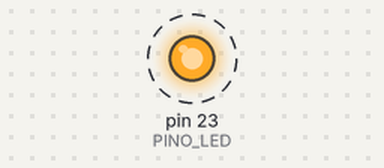
Bench run of a sketch on a simulated Arduino Mega 2560, built with avr-gcc and run on an emulated ATmega2560. Shown: output pins drawn as LEDs (lit = HIGH). Dashed ring = blinking.

Above: at 0.2 s.
Timing chart, 0 to 3.0 s (numbered marks = the images above):
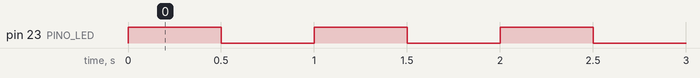

The sketch:

01_teste_led.ino
```cpp
// Teste 01: piscar o LED externo no GPIO 23.
// Circuito: GPIO 23 -> resistor 220/330 ohms -> anodo LED; catodo -> GND.
const int PINO_LED = 23;

void setup() {
  pinMode(PINO_LED, OUTPUT);
  digitalWrite(PINO_LED, LOW);
}

void loop() {
  digitalWrite(PINO_LED, HIGH);
  delay(500);
  digitalWrite(PINO_LED, LOW);
  delay(500);
}
```

Measured:
- by itself, pin 23 (PINO_LED): alternates HIGH for 0.50 s and LOW for 0.50 s
